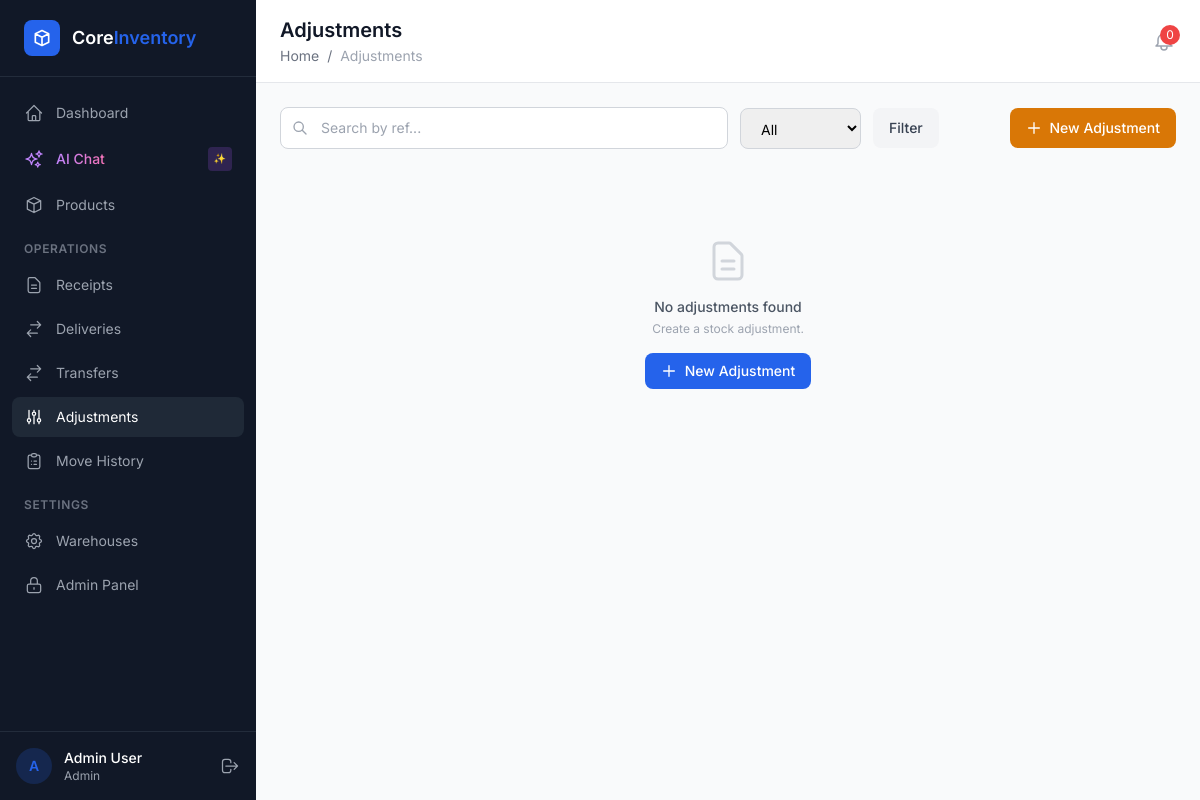
The page /adjustments/ (signed in) on the database as committed earlier.
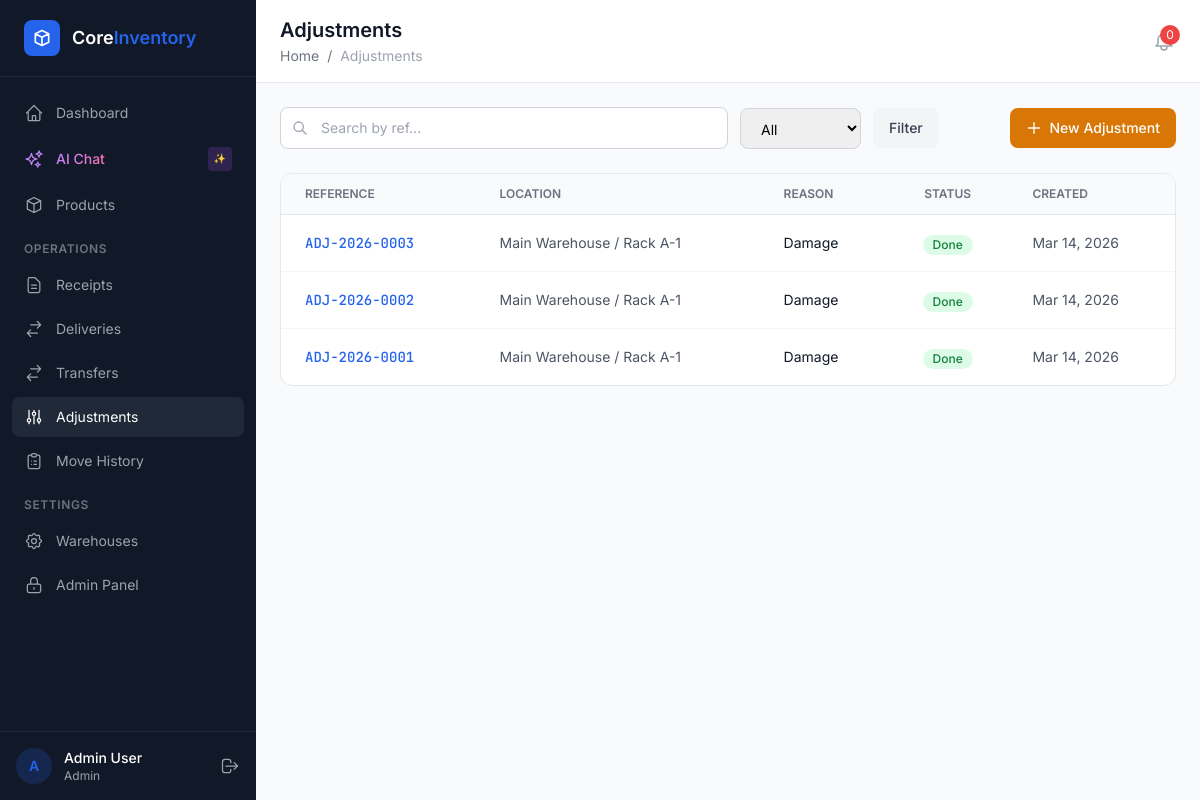
The same page on the database as committed later.
### apps/adjustments/models.py (models this page shows, shortened)
class Adjustment(models.Model):
    REASON_CHOICES = [
        ('damage', 'Damage'),
        ('theft', 'Theft'),
        ('count_correction', 'Count Correction'),
        ('expiry', 'Expiry'),
        ('other', 'Other'),
    ]
    STATUS_CHOICES = [
        ('draft', 'Draft'),
        ('done', 'Done'),
        ('cancelled', 'Cancelled'),
    ]
    ref = models.CharField(max_length=20, unique=True, blank=True)
    location = models.ForeignKey(
        'warehouses.Location',
        on_delete=models.PROTECT,
        related_name='adjustments',
    )
    reason = models.CharField(max_length=20, choices=REASON_CHOICES)
    notes = models.TextField(blank=True)
    status = models.CharField(max_length=20, choices=STATUS_CHOICES, default='draft')
    created_by = models.ForeignKey(
        settings.AUTH_USER_MODEL,
        on_delete=models.PROTECT,
        related_name='created_adjustments',
    )
    validated_by = models.ForeignKey(
        settings.AUTH_USER_MODEL,
        on_delete=models.SET_NULL,
        null=True,
        blank=True,
        related_name='validated_adjustments',
    )
    created_at = models.DateTimeField(auto_now_add=True)
    validated_at = models.DateTimeField(null=True, blank=True)
    class Meta:
        ordering = ['-created_at']

### apps/warehouses/models.py (models this page shows, shortened)
class Location(models.Model):
    warehouse = models.ForeignKey(
        Warehouse,
        on_delete=models.CASCADE,
        related_name='locations',
    )
    name = models.CharField(max_length=255, help_text='e.g. Rack A-3, Production Floor')
    coordinates = models.CharField(max_length=100, blank=True, help_text='Optional coordinates')
    is_active = models.BooleanField(default=True)
    class Meta:
        ordering = ['warehouse', 'name']
    def __str__(self):
        return f'{self.warehouse.name} / {self.name}'

class Warehouse(models.Model):
    name = models.CharField(max_length=255)
    address = models.TextField(blank=True)
    is_active = models.BooleanField(default=True)
    class Meta:
        ordering = ['name']

### apps/adjustments/views.py (the view)
# urls.py: path('', views.adjustment_list, name='list'),
@login_required
def adjustment_list(request):
    qs = Adjustment.objects.select_related('location', 'created_by')
    q = request.GET.get('q', '').strip()
    if q:
        qs = qs.filter(Q(ref__icontains=q))
    status = request.GET.get('status')
    if status:
        qs = qs.filter(status=status)
    paginator = Paginator(qs, 20)
    page_obj = paginator.get_page(request.GET.get('page'))
    return render(request, 'adjustments/list.html', {'page_obj': page_obj, 'q': q, 'status_filter': status})

### apps/access/templatetags/access_tags.py (called while the page is built)
@register.simple_tag
def has_permission(user, codename):
    return has_user_permission(user, codename)

### templates/adjustments/list.html (shortened to what this page needs)
{% extends "base.html" %}
{% block page_title %}Adjustments{% endblock %}
{% block breadcrumb %}<a href="/dashboard/" class="hover:text-primary">Home</a> <span class="mx-1">/</span> <span class="text-gray-400">Adjustments</span>{% endblock %}
{% block content %}
<div class="flex flex-col md:flex-row md:items-center justify-between gap-4 mb-6">
    <form method="GET" class="flex items-center gap-3 flex-1">
        <div class="relative flex-1 max-w-md"><svg class="absolute left-3 top-1/2 -translate-y-1/2 w-4 h-4 text-gray-400" fill="none" stroke="currentColor" viewBox="0 0 24 24"><path stroke-linecap="round" stroke-linejoin="round" stroke-width="2" d="M21 21l-6-6m2-5a7 7 0 11-14 0 7 7 0 0114 0z"/></svg><input type="text" name="q" value="{{ q }}" placeholder="Search by ref..." class="w-full pl-10 pr-4 py-2.5 border border-gray-300 rounded-lg text-sm focus:outline-none focus:ring-2 focus:ring-blue-500"></div>
        <select name="status" class="px-4 py-2.5 border border-gray-300 rounded-lg text-sm"><option value="">All</option></select>
        <button type="submit" class="px-4 py-2.5 bg-gray-100 hover:bg-gray-200 text-gray-700 rounded-lg text-sm font-medium">Filter</button>
    </form>
    <a href="{% url 'adjustments:create' %}" class="inline-flex items-center gap-2 px-4 py-2.5 bg-amber-600 hover:bg-amber-700 text-white rounded-lg text-sm font-medium"><svg class="w-4 h-4" fill="none" stroke="currentColor" viewBox="0 0 24 24"><path stroke-linecap="round" stroke-linejoin="round" stroke-width="2" d="M12 4v16m8-8H4"/></svg>New Adjustment</a>
</div>
{% if page_obj %}
<div class="bg-white rounded-xl border border-gray-200 overflow-hidden">
    <table class="w-full"><thead><tr class="border-b border-gray-200 bg-gray-50"><th class="text-left px-6 py-3 text-xs font-semibold text-gray-500 uppercase">Reference</th><th class="text-left px-6 py-3 text-xs font-semibold text-gray-500 uppercase">Location</th><th class="text-left px-6 py-3 text-xs font-semibold text-gray-500 uppercase">Reason</th><th class="text-center px-6 py-3 text-xs font-semibold text-gray-500 uppercase">Status</th><th class="text-left px-6 py-3 text-xs font-semibold text-gray-500 uppercase">Created</th></tr></thead>
    <tbody class="divide-y divide-gray-100">{% for a in page_obj %}<tr class="hover:bg-gray-50 cursor-pointer transition-colors" onclick="window.location='{% url 'adjustments:detail' a.pk %}'"><td class="px-6 py-4 text-sm font-mono font-medium text-blue-600">{{ a.ref }}</td><td class="px-6 py-4 text-sm text-gray-600">{{ a.location }}</td><td class="px-6 py-4 text-sm text-gray-900">{{ a.get_reason_display }}</td><td class="px-6 py-4 text-center">{% include "partials/status_badge.html" with status=a.status %}</td><td class="px-6 py-4 text-sm text-gray-600">{{ a.created_at|date:"M d, Y" }}</td></tr>{% endfor %}</tbody></table>
</div>
{% else %}
{% include "partials/empty_state.html" with icon="document" title="No adjustments found" message="Create a stock adjustment." action_url="/adjustments/new/" action_label="New Adjustment" %}
{% endif %}
{% endblock %}

### templates/partials/status_badge.html
{% if status == 'draft' %}
<span class="inline-flex items-center px-2.5 py-0.5 rounded-full text-xs font-medium bg-gray-100 text-gray-700">Draft</span>
{% elif status == 'waiting' %}
<span class="inline-flex items-center px-2.5 py-0.5 rounded-full text-xs font-medium bg-amber-100 text-amber-700">Waiting</span>
{% elif status == 'ready' %}
<span class="inline-flex items-center px-2.5 py-0.5 rounded-full text-xs font-medium bg-blue-100 text-blue-700">Ready</span>
{% elif status == 'done' %}
<span class="inline-flex items-center px-2.5 py-0.5 rounded-full text-xs font-medium bg-green-100 text-green-700">Done</span>
{% elif status == 'cancelled' %}
<span class="inline-flex items-center px-2.5 py-0.5 rounded-full text-xs font-medium bg-red-100 text-red-700 line-through">Cancelled</span>
{% else %}
<span class="inline-flex items-center px-2.5 py-0.5 rounded-full text-xs font-medium bg-gray-100 text-gray-700">{{ status|title }}</span>
{% endif %}

Rows that differ between the two databases and show on the page:
added Adjustment: ref "ADJ-2026-0003", location "Main Warehouse / Rack A-1", reason "Damage", status "Done", created_at "Mar 14, 2026"
added Adjustment: ref "ADJ-2026-0002", location "Main Warehouse / Rack A-1", reason "Damage", status "Done", created_at "Mar 14, 2026"
added Adjustment: ref "ADJ-2026-0001", location "Main Warehouse / Rack A-1", reason "Damage", status "Done", created_at "Mar 14, 2026"
Other text that changed with them:
{{ title|default:"No data found" }}: "No adjustments found" → (not shown)
{{ message|default:"" }}: "Create a stock adjustment." → (not shown)
{{ action_label|default:"Create" }}: "New Adjustment" → (not shown)
text now shown: "REFERENCE LOCATION REASON STATUS CREATED"
